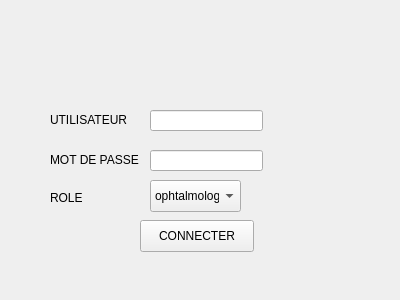
<?xml version="1.0" encoding="UTF-8"?>
<ui version="4.0">
 <class>LoginDoctor</class>
 <widget class="QWidget" name="LoginDoctor">
  <property name="geometry">
   <rect>
    <x>0</x>
    <y>0</y>
    <width>400</width>
    <height>300</height>
   </rect>
  </property>
  <property name="windowTitle">
   <string>Form</string>
  </property>
  <widget class="QLineEdit" name="user">
   <property name="geometry">
    <rect>
     <x>150</x>
     <y>110</y>
     <width>113</width>
     <height>21</height>
    </rect>
   </property>
  </widget>
  <widget class="QLineEdit" name="password">
   <property name="geometry">
    <rect>
     <x>150</x>
     <y>150</y>
     <width>113</width>
     <height>21</height>
    </rect>
   </property>
   <property name="inputMask">
    <string/>
   </property>
   <property name="echoMode">
    <enum>QLineEdit::Password</enum>
   </property>
  </widget>
  <widget class="QPushButton" name="EasyCab">
   <property name="geometry">
    <rect>
     <x>40</x>
     <y>20</y>
     <width>281</width>
     <height>81</height>
    </rect>
   </property>
   <property name="styleSheet">
    <string notr="true">border:0px;</string>
   </property>
   <property name="text">
    <string/>
   </property>
  </widget>
  <widget class="QLabel" name="label_2">
   <property name="geometry">
    <rect>
     <x>50</x>
     <y>150</y>
     <width>101</width>
     <height>20</height>
    </rect>
   </property>
   <property name="text">
    <string>MOT DE PASSE</string>
   </property>
  </widget>
  <widget class="QPushButton" name="pushButton">
   <property name="geometry">
    <rect>
     <x>140</x>
     <y>220</y>
     <width>114</width>
     <height>32</height>
    </rect>
   </property>
   <property name="text">
    <string>CONNECTER</string>
   </property>
  </widget>
  <widget class="QLabel" name="label">
   <property name="geometry">
    <rect>
     <x>50</x>
     <y>110</y>
     <width>91</width>
     <height>20</height>
    </rect>
   </property>
   <property name="text">
    <string>UTILISATEUR</string>
   </property>
  </widget>
  <widget class="QLabel" name="label_3">
   <property name="geometry">
    <rect>
     <x>50</x>
     <y>190</y>
     <width>59</width>
     <height>16</height>
    </rect>
   </property>
   <property name="text">
    <string>ROLE</string>
   </property>
  </widget>
  <widget class="QComboBox" name="role">
   <property name="geometry">
    <rect>
     <x>150</x>
     <y>180</y>
     <width>91</width>
     <height>32</height>
    </rect>
   </property>
   <item>
    <property name="text">
     <string>ophtalmologue</string>
    </property>
   </item>
   <item>
    <property name="text">
     <string>dentiste</string>
    </property>
   </item>
  </widget>
 </widget>
 <resources/>
 <connections/>
</ui>
